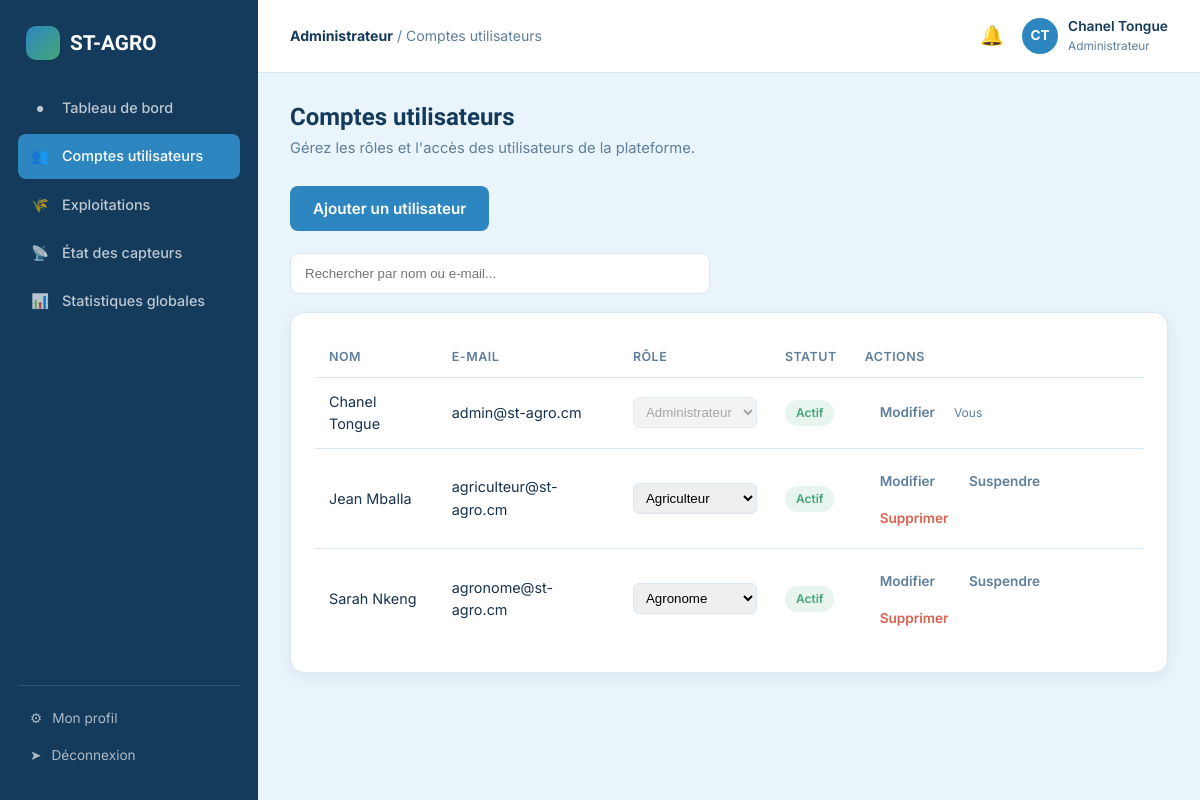
Page /admin/utilisateurs.php (signed in) on the committed database.
### tables this page shows
CREATE TABLE utilisateurs (
    id INT AUTO_INCREMENT PRIMARY KEY,
    nom VARCHAR(80) NOT NULL,
    prenom VARCHAR(80) NOT NULL,
    email VARCHAR(150) NOT NULL UNIQUE,
    telephone VARCHAR(30) DEFAULT NULL,
    mot_de_passe VARCHAR(255) NOT NULL,
    role ENUM('administrateur','agriculteur','agronome') NOT NULL DEFAULT 'agriculteur',
    photo_profil VARCHAR(255) DEFAULT NULL,
    ville VARCHAR(120) DEFAULT NULL,
    statut ENUM('actif','suspendu') NOT NULL DEFAULT 'actif',
    date_creation DATETIME DEFAULT CURRENT_TIMESTAMP
);

### includes/auth.php (called while the page is built, shortened)
<?php
require_once __DIR__ . '/../config/database.php';
function estConnecte(): bool
{
    return isset($_SESSION['user_id']);
}
function utilisateurCourant(): ?array
{
    static $user = null;
    if ($user === null) {
        $stmt = getPDO()->prepare('SELECT id, nom, prenom, email, telephone, role, photo_profil, ville, statut FROM utilisateurs WHERE id = ?');
        $stmt->execute([$_SESSION['user_id']]);
        $user = $stmt->fetch();
    }
    return $user;
}

### config/database.php (called while the page is built, shortened)
<?php
function getPDO(): PDO
{
    static $pdo = null;
    if ($pdo === null) {
        $dsn = 'mysql:host=' . DB_HOST . ';dbname=' . DB_NAME . ';charset=' . DB_CHARSET;
        $options = [
            PDO::ATTR_ERRMODE            => PDO::ERRMODE_EXCEPTION,
            PDO::ATTR_DEFAULT_FETCH_MODE => PDO::FETCH_ASSOC,
            PDO::ATTR_EMULATE_PREPARES   => false,
        ];
        try {
            $pdo = new PDO($dsn, DB_USER, DB_PASS, $options);
        } catch (PDOException $e) {
            die('Erreur de connexion à la base de données : ' . $e->getMessage());
        }
    }
    return $pdo;
}

### includes/functions.php (called while the page is built, shortened)
<?php
function nettoyer(string $valeur): string
{
    return htmlspecialchars(trim($valeur), ENT_QUOTES, 'UTF-8');
}

### admin/utilisateurs.php (the view, shortened to what this page needs)
<?php
require_once __DIR__ . '/../includes/auth.php';
require_once __DIR__ . '/../includes/functions.php';
$user = utilisateurCourant();
$pdo = getPDO();
$recherche = trim($_GET['q'] ?? '');
if ($recherche !== '') {
    $stmt = $pdo->prepare('SELECT * FROM utilisateurs WHERE nom LIKE ? OR prenom LIKE ? OR email LIKE ? ORDER BY date_creation DESC');
    $like = '%' . $recherche . '%';
    $stmt->execute([$like, $like, $like]);
} else {
    $stmt = $pdo->query('SELECT * FROM utilisateurs ORDER BY date_creation DESC');
}
$utilisateurs = $stmt->fetchAll();
$filAriane = 'Comptes utilisateurs';
$pageActive = 'utilisateurs';
require __DIR__ . '/../includes/layout_debut.php';
$libRole = ['agriculteur' => 'Agriculteur', 'agronome' => 'Agronome', 'administrateur' => 'Administrateur'];
?>
<h1>Comptes utilisateurs</h1>
<p class="sous-titre-page">Gérez les rôles et l'accès des utilisateurs de la plateforme.</p>
<div style="margin-bottom:22px;">
    <button type="button" class="btn btn-primaire" id="bouton_ajouter_utilisateur" aria-expanded="false" aria-controls="formulaire_ajout_utilisateur">
        Ajouter un utilisateur
    </button>
</div>
<form method="get" style="margin-bottom:18px; max-width:420px;">
    <input type="text" name="q" placeholder="Rechercher par nom ou e-mail..." value="<?= nettoyer($recherche) ?>"
        style="width:100%; padding:12px 14px; border:1.5px solid var(--bordure); border-radius:8px; background:#fff;">
</form>
<div class="carte">
    <div class="table-wrap">
        <table class="table-app">
            <thead><tr><th>Nom</th><th>E-mail</th><th>Rôle</th><th>Statut</th><th>Actions</th></tr></thead>
            <tbody>
            <?php foreach ($utilisateurs as $u): ?>
                <tr>
                    <td><?= nettoyer($u['prenom'] . ' ' . $u['nom']) ?></td>
                    <td><?= nettoyer($u['email']) ?></td>
                    <td>
                        <form method="post" style="display:inline-flex; gap:6px; align-items:center;">
                            <select name="role" onchange="this.form.submit()" <?= $u['id']==$user['id']?'disabled':'' ?> style="padding:6px 8px; border-radius:6px; border:1px solid var(--bordure);">
                                <?php foreach ($libRole as $val => $lib): ?>
                                    <option value="<?= $val ?>" <?= $u['role']===$val?'selected':'' ?>><?= $lib ?></option>
                                <?php endforeach; ?>
                            </select>
                        </form>
                    </td>
                    <td><?= $u['statut'] === 'actif' ? '<span class="badge badge-vert">Actif</span>' : '<span class="badge badge-rouge">Suspendu</span>' ?></td>
                    <td>
                        <a href="/st-agro/admin/utilisateurs.php?modifier=<?= (int) $u['id'] ?>" class="btn btn-fantome btn-sm">Modifier</a>
                        <?php if ($u['id'] != $user['id']): ?>
                            <form method="post" style="display:inline">
                                <?php if ($u['statut'] === 'actif'): ?>
                                    <button type="submit" class="btn btn-fantome btn-sm">Suspendre</button>
                                <?php else: ?>
                                    <input type="hidden" name="action" value="reactiver">
                                    <button type="submit" class="btn btn-fantome btn-sm">Réactiver</button>
                                <?php endif; ?>
                            </form>
                            <form method="post" style="display:inline" onsubmit="return confirm('Supprimer définitivement ce compte ?');">
                                <button type="submit" class="btn btn-fantome btn-sm" style="color:var(--rouge-critique);">Supprimer</button>
                            </form>
                        <?php else: ?>
                            <small style="color:var(--texte-attenue);">Vous</small>
                        <?php endif; ?>
                    </td>
                </tr>
            <?php endforeach; ?>
            </tbody>
        </table>
    </div>
</div>
<?php require __DIR__ . '/../includes/layout_fin.php'; ?>

### includes/layout_debut.php (shortened to what this page needs)
<?php
$user = utilisateurCourant();
$role = $user['role'];
$initiales = mb_strtoupper(mb_substr($user['prenom'], 0, 1) . mb_substr($user['nom'], 0, 1));
$libRole = ['agriculteur' => 'Agriculteur', 'agronome' => 'Agronome', 'administrateur' => 'Administrateur'];
?>
<!DOCTYPE html>
<html lang="fr">
<head>
<link rel="stylesheet" href="/st-agro/includes/style.css">
</head>
<body>
<div class="app-shell">
    <aside class="barre-laterale">
        <div class="logo"><span class="pastille"></span> ST-AGRO</div>
        <ul class="nav-app">
            <?php foreach ($liensParRole[$role] as $lien): ?>
            <li><a href="<?= $lien['href'] ?>" class="<?= $pageActive === $lien['cle'] ? 'actif' : '' ?>">
                <span class="icone"><?= $lien['icone'] ?></span> <?= $lien['texte'] ?>
            </a></li>
            <?php endforeach; ?>
        </ul>
        <div class="barre-laterale-bas">
            <a href="/st-agro/profil.php"><span class="icone">&#9881;</span> Mon profil</a>
            <a href="/st-agro/deconnexion.php"><span class="icone">&#10148;</span> Déconnexion</a>
        </div>
    </aside>
    <div class="zone-app">
        <header class="barre-superieure">
            <div style="display:flex; align-items:center; gap:14px;">
                <div class="fil-ariane"><strong><?= $libRole[$role] ?></strong> / <?= nettoyer($filAriane) ?></div>
            </div>
            <div class="barre-superieure-actions">
                <a href="/st-agro/<?= $role === 'administrateur' ? 'admin' : $role ?>/notifications.php" class="cloche-notif" aria-label="Notifications">
                    &#128276;
                </a>
                <a href="/st-agro/profil.php" class="mini-profil">
                    <div class="avatar"><?= $initiales ?></div>
                    <div>
                        <div class="nom"><?= nettoyer($user['prenom'] . ' ' . $user['nom']) ?></div>
                        <div class="role"><?= $libRole[$role] ?></div>
                    </div>
                </a>
            </div>
        </header>
        <main class="contenu-app">

### rows in the picture
utilisateurs: role "Administrateur", initiales "CT", nettoyer($user['prenom'] . ' ' . $user['nom']) "Chanel Tongue", nettoyer($u['prenom'] . ' ' . $u['nom']) "Chanel Tongue", email "admin@st-agro.cm", statut "Actif", shows "Vous"
utilisateurs: nettoyer($u['prenom'] . ' ' . $u['nom']) "Jean Mballa", email "agriculteur@st-agro.cm", role "Agriculteur", statut "Actif"
utilisateurs: nettoyer($u['prenom'] . ' ' . $u['nom']) "Sarah Nkeng", email "agronome@st-agro.cm", role "Agronome", statut "Actif"

### other values in the picture
$lien['icone'] "●"
$lien['texte'] "Tableau de bord"
$lien['icone'] "👥"
$lien['texte'] "Comptes utilisateurs"
$lien['icone'] "🌾"
$lien['texte'] "Exploitations"
$lien['icone'] "📡"
$lien['texte'] "État des capteurs"
$lien['icone'] "📊"
$lien['texte'] "Statistiques globales"
nettoyer($filAriane) "Comptes utilisateurs"
